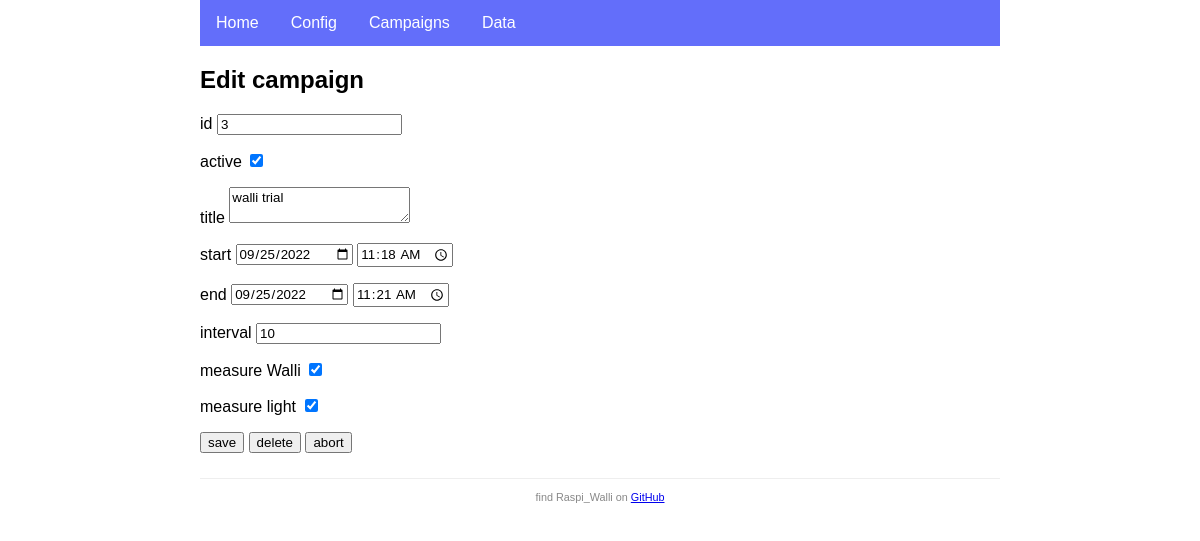
Page /campaigns/edit/3/ on the earlier database version.
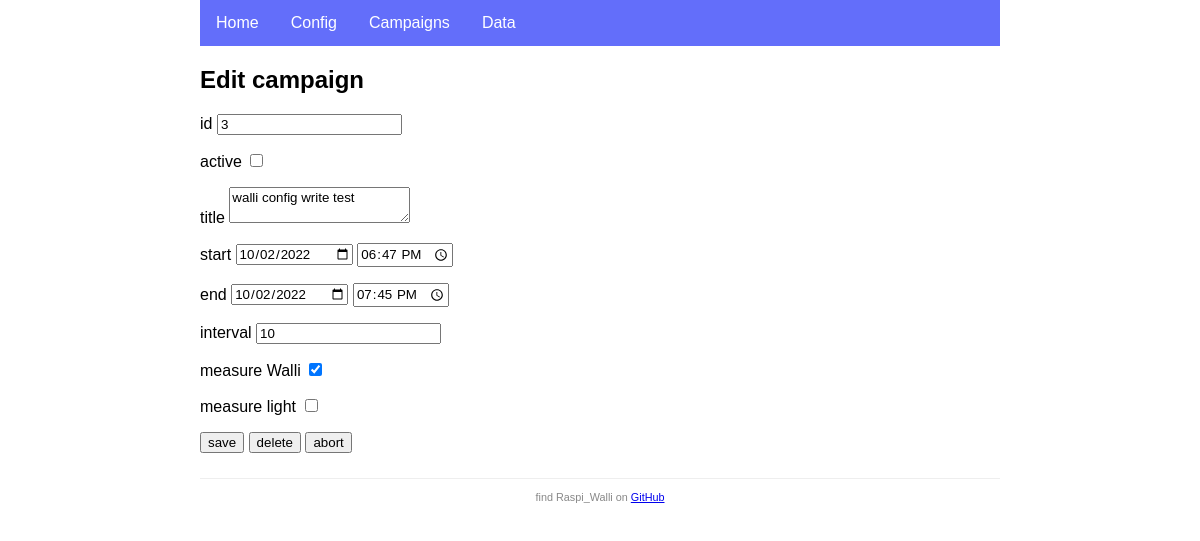
Same page on the later database version.
### app.py (models this page shows, shortened)
class Campaign(db.Model):
    id = db.Column(db.Integer, primary_key=True)
    title = db.Column(db.String(120), nullable=False)
    is_active = db.Column(db.Boolean, default=True)
    start = db.Column(db.DateTime, nullable=False)
    end = db.Column(db.DateTime, nullable=False)
    previous = db.Column(db.DateTime)
    interval = db.Column(db.Interval, nullable=False)
    measure_walli = db.Column(db.Boolean, default=True)
    measure_light = db.Column(db.Boolean, default=True)
    walli_stats = db.relationship('WalliStat', backref='campaign', lazy=True, cascade="all, delete")
    lux_values = db.relationship('LuxValue', backref='campaign', lazy=True, cascade="all, delete")

### app.py (the view, shortened to what this page needs)
@app.route('/campaigns/edit/', methods=['GET', 'POST'], defaults={"id": None})
@app.route('/campaigns/edit/<id>/', methods=['GET', 'POST'])
def edit(id=None):
    if request.method == "GET":
        form = CampaignForm()
        if id is not None:
            cmp = db.session.query(Campaign).get(id)
            form.populate(cmp)
        return render_template('edit.html', form=form)
    else:
        logger.warning(f"Unsupported request.method '{request.method}'!")

### app.py (called while the page is built)
    def populate(self, cpn):
        self.id.data = cpn.id
        self.title.data = cpn.title
        self.active.data = cpn.is_active
        self.start_date.data = cpn.start.date()
        self.start_time.data = cpn.start.time()
        self.end_date.data = cpn.end.date()
        self.end_time.data = cpn.end.time()
        self.interval.data = int(cpn.interval / dt.timedelta(seconds=1))
        self.measure_walli.data = cpn.measure_walli
        self.measure_light.data = cpn.measure_light

### templates/edit.html (shortened to what this page needs)
{% extends 'base.html' %}
{% block content %}
<h2>Edit campaign</h2>
<form method="POST" action="" onSubmit="return confirm('Are you sure you wish commit the changes to the database? \nIn case of delete, associated data will be deleted as well!');">
    <p>id {{ form.id }}</p>
    <p>active {{ form.active }}</p>
    <p>title {{ form.title }}</p>
    <p>start {{ form.start_date}} {{ form.start_time}}</p>
    <p>end {{ form.end_date}} {{ form.end_time}}</p>
    <p title="interval in seconds">interval {{ form.interval }}</p>
    <p>measure Walli {{ form.measure_walli }}</p>
    <p>measure light {{ form.measure_light }}</p>
    <p>
        <input type="submit" name="todo" value="save">
        <input type="submit" name="todo" value="delete">
        <a href={{ url_for("campaigns") }} title="go back without changes">
            <button type="button">abort</button>
        </a>
    </p>
</form>
{% endblock %}

Differences in the rows shown:
changed Campaign id 3: title "walli trial" → "walli config write test"; measure_light "☑" → "☐"
Other differences:
form field active: "☑" → "☐"
form field start_date: "09/25/2022" → "10/02/2022"
form field start_time: "11:18" → "18:47"
form field end_date: "09/25/2022" → "10/02/2022"
form field end_time: "11:21" → "19:45"
